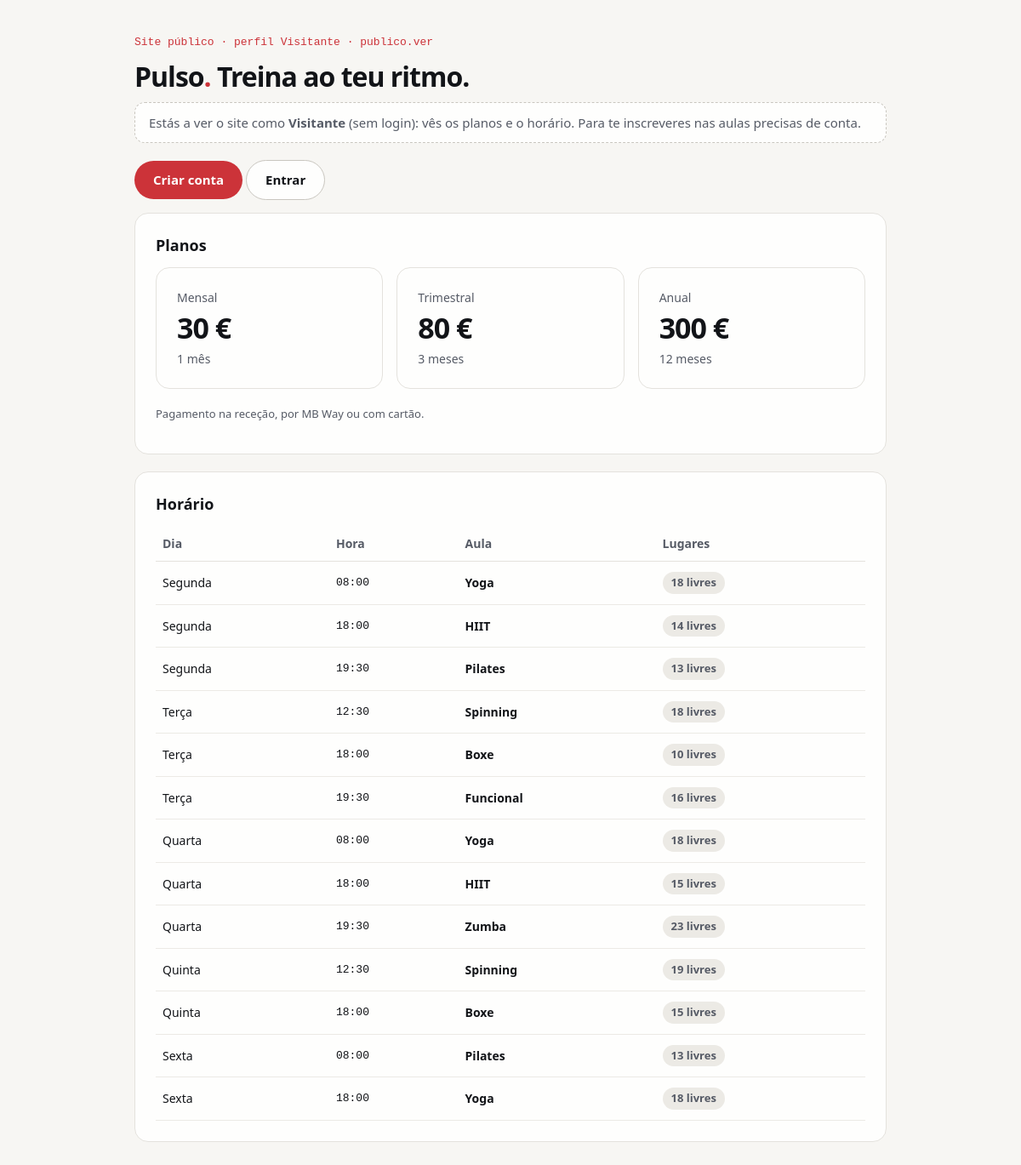
Page /app/index.php on the committed database.
### tables this page shows
CREATE TABLE planos (
  id            INT AUTO_INCREMENT PRIMARY KEY,
  nome          VARCHAR(40) NOT NULL,
  duracao_meses INT NOT NULL,
  preco         DECIMAL(8,2) NOT NULL,
  arquivado_em  DATETIME NULL               
);

### app/inc/bootstrap.php (called while the page is built, shortened)
<?php
function db(): PDO
{
    static $pdo = null;
    if ($pdo === null) {
        $dsn = sprintf('mysql:host=%s;dbname=%s;charset=utf8mb4', getenv('DB_HOST') ?: 'db', getenv('DB_NAME') ?: 'pulso');
        $pdo = new PDO($dsn, getenv('DB_USER') ?: 'pulso', getenv('DB_PASS') ?: 'pulso', [
            PDO::ATTR_ERRMODE            => PDO::ERRMODE_EXCEPTION,
            PDO::ATTR_DEFAULT_FETCH_MODE => PDO::FETCH_ASSOC,
            PDO::ATTR_EMULATE_PREPARES   => false,
        ]);
    }
    return $pdo;
}
function e(?string $s): string
{
    return htmlspecialchars((string) $s, ENT_QUOTES, 'UTF-8');
}
function utilizador(): ?array
{
    static $u = false;
    if ($u !== false) return $u;
    $u = null;
    if (empty($_SESSION['uid'])) return null;
    $st = db()->prepare('SELECT u.id, u.nome, u.email, u.perfil_id, p.nome AS perfil
                         FROM utilizadores u JOIN perfis p ON p.id = u.perfil_id
                         WHERE u.id = ? AND u.ativo = 1');
    $st->execute([$_SESSION['uid']]);
    $row = $st->fetch();
    $st = db()->prepare('SELECT pe.codigo, pp.ambito FROM perfil_permissao pp
                         JOIN permissoes pe ON pe.id = pp.permissao_id WHERE pp.perfil_id = ?');
    $st->execute([$row['perfil_id']]);
    $row['permissoes'] = array_column($st->fetchAll(), 'ambito', 'codigo');
    return $u = $row;
}
function permissoes_atuais(): array
{
    $u = utilizador();
    static $visitante = null;
    if ($visitante === null) {
        $st = db()->query("SELECT pe.codigo, pp.ambito FROM perfil_permissao pp
                           JOIN permissoes pe ON pe.id = pp.permissao_id
                           JOIN perfis p ON p.id = pp.perfil_id WHERE p.nome = 'Visitante'");
        $visitante = array_column($st->fetchAll(), 'ambito', 'codigo');
    }
    return $visitante;
}
function pode(string $codigo): bool
{
    return array_key_exists($codigo, permissoes_atuais());
}
function exigir(string ...$codigos): ?array
{
    foreach ($codigos as $c) {
        if (pode($c)) return utilizador();
    }
    exit;
}

### app/index.php (the view, shortened to what this page needs)
<?php
require __DIR__ . '/inc/bootstrap.php';
exigir('publico.ver');
$planos = db()->query('SELECT nome, duracao_meses, preco FROM planos WHERE arquivado_em IS NULL ORDER BY duracao_meses')->fetchAll();
$aulas  = db()->query("SELECT a.dia_semana, TIME_FORMAT(a.hora_inicio,'%H:%i') AS hora, m.nome AS modalidade, a.lotacao_max,
                       (SELECT COUNT(*) FROM inscricoes i WHERE i.aula_id = a.id) AS n
                       FROM aulas a JOIN modalidades m ON m.id = a.modalidade_id WHERE a.arquivado_em IS NULL
                       ORDER BY FIELD(a.dia_semana,'Segunda','Terça','Quarta','Quinta','Sexta','Sábado'), a.hora_inicio")->fetchAll();
?><!doctype html>
<html lang="pt-PT">
<head><meta charset="utf-8"><meta name="viewport" content="width=device-width, initial-scale=1">
<title>Pulso · Ginásio</title><link rel="stylesheet" href="/assets/style.css"></head>
<body>
<main class="conteudo" style="max-width:980px;margin:0 auto">
  <p class="eyebrow">Site público · perfil Visitante · <code>publico.ver</code></p>
  <h1>Pulso<span style="color:var(--acento)">.</span> Treina ao teu ritmo.</h1>
  <p class="nota">Estás a ver o site como <strong>Visitante</strong> (sem login): vês os planos e o horário.
    Para te inscreveres nas aulas precisas de conta.</p>
  <p>
    <?php if (pode('conta.criar')): ?><a class="botao" href="/registo.php">Criar conta</a><?php endif; ?>
    <a class="botao sec" href="/login.php">Entrar</a>
  </p>
  <section class="cartao">
    <h2 style="margin-top:0">Planos</h2>
    <div class="grelha">
      <?php foreach ($planos as $p): ?>
        <div class="cartao kpi" style="margin:0"><p><?= e($p['nome']) ?></p><strong><?= number_format((float) $p['preco'], 0, ',', ' ') ?> €</strong>
          <p><?= (int) $p['duracao_meses'] ?> <?= $p['duracao_meses'] == 1 ? 'mês' : 'meses' ?></p></div>
      <?php endforeach; ?>
    </div>
    <p class="demo">Pagamento na receção, por MB Way ou com cartão.</p>
  </section>
  <section class="cartao"><h2 style="margin-top:0">Horário</h2><div class="tabela"><table>
    <thead><tr><th>Dia</th><th>Hora</th><th>Aula</th><th>Lugares</th></tr></thead>
    <tbody>
    <?php foreach ($aulas as $a): $cheia = $a['n'] >= $a['lotacao_max']; ?>
      <tr><td><?= e($a['dia_semana']) ?></td><td class="mono"><?= e($a['hora']) ?></td><td><strong><?= e($a['modalidade']) ?></strong></td>
          <td><span class="tag <?= $cheia ? 'vermelho' : 'cinza' ?>"><?= $cheia ? 'Cheia' : ((int) $a['lotacao_max'] - (int) $a['n']) . ' livres' ?></span></td></tr>
    <?php endforeach; ?>
    </tbody>
  </table></div></section>
</main>
</body>
</html>

### app/assets/style.css (style rules this page uses)
:root { --papel:#F7F6F3;--sup:#FEFEFD;--tinta:#121418;--mudo:#565B66;--linha:#E4E2DD;--linha2:#ECEAE5;--campo:#C9C6BF;--acento:#CC3339;--acento2:#9F2328 }
* { box-sizing:border-box }
body { margin:0;background:var(--papel);color:var(--tinta);font-family:"Plus Jakarta Sans",system-ui,Arial,sans-serif;font-size:15px;line-height:1.5 }
a { color:var(--acento) }
.mono,code { font-family:"JetBrains Mono",ui-monospace,Consolas,monospace;font-size:13px }
h1 { font-size:32px;letter-spacing:-1px;margin:0 0 6px }
h2 { font-size:18px;margin:0 0 12px }
.conteudo { flex:999 1 560px;min-width:0;padding:40px 48px 56px }
.eyebrow { font-family:"JetBrains Mono",monospace;font-size:13px;color:var(--acento);margin:0 0 6px }
.cartao { background:var(--sup);border:1px solid var(--linha);border-radius:16px;padding:24px;margin:0 0 20px }
.grelha { display:grid;grid-template-columns:repeat(auto-fit,minmax(220px,1fr));gap:16px;margin:0 0 20px }
.kpi p { margin:0;color:var(--mudo);font-size:14px }
.kpi strong { display:block;font-size:34px;letter-spacing:-1px }
.tabela { overflow-x:auto }
table { width:100%;border-collapse:collapse;font-size:14px }
th { text-align:left;color:var(--mudo);font-weight:700;padding:10px 8px;border-bottom:1px solid var(--linha) }
td { padding:12px 8px;border-bottom:1px solid var(--linha2);vertical-align:middle }
.tag { display:inline-block;font-weight:700;font-size:13px;padding:3px 10px;border-radius:999px }
.cinza { color:var(--mudo);background:var(--linha2) }
.nota { border:1px dashed var(--campo);border-radius:12px;padding:12px 16px;color:var(--mudo);background:var(--sup);margin:0 0 20px }
.botao,button.botao { display:inline-block;background:var(--acento);color:#FEFEFD;border:0;border-radius:999px;padding:11px 22px;font:inherit;font-weight:700;text-decoration:none;cursor:pointer }
.botao.sec { background:var(--sup);color:var(--tinta);border:1px solid var(--campo) }
.demo { font-size:13px;color:var(--mudo) }

### rows in the picture
planos: nome "Mensal", preco "30", duracao_meses "1", shows "mês"
planos: nome "Trimestral", preco "80", duracao_meses "3"
planos: nome "Anual", preco "300", duracao_meses "12"

### other values in the picture
$a['dia_semana'] "Segunda"
$a['hora'] "08:00"
$a['modalidade'] "Yoga"
$a['hora'] "18:00"
$a['modalidade'] "HIIT"
$a['hora'] "19:30"
$a['modalidade'] "Pilates"
$a['dia_semana'] "Terça"
$a['hora'] "12:30"
$a['modalidade'] "Spinning"
$a['modalidade'] "Boxe"
$a['modalidade'] "Funcional"
$a['dia_semana'] "Quarta"
$a['modalidade'] "Zumba"
$a['dia_semana'] "Quinta"
